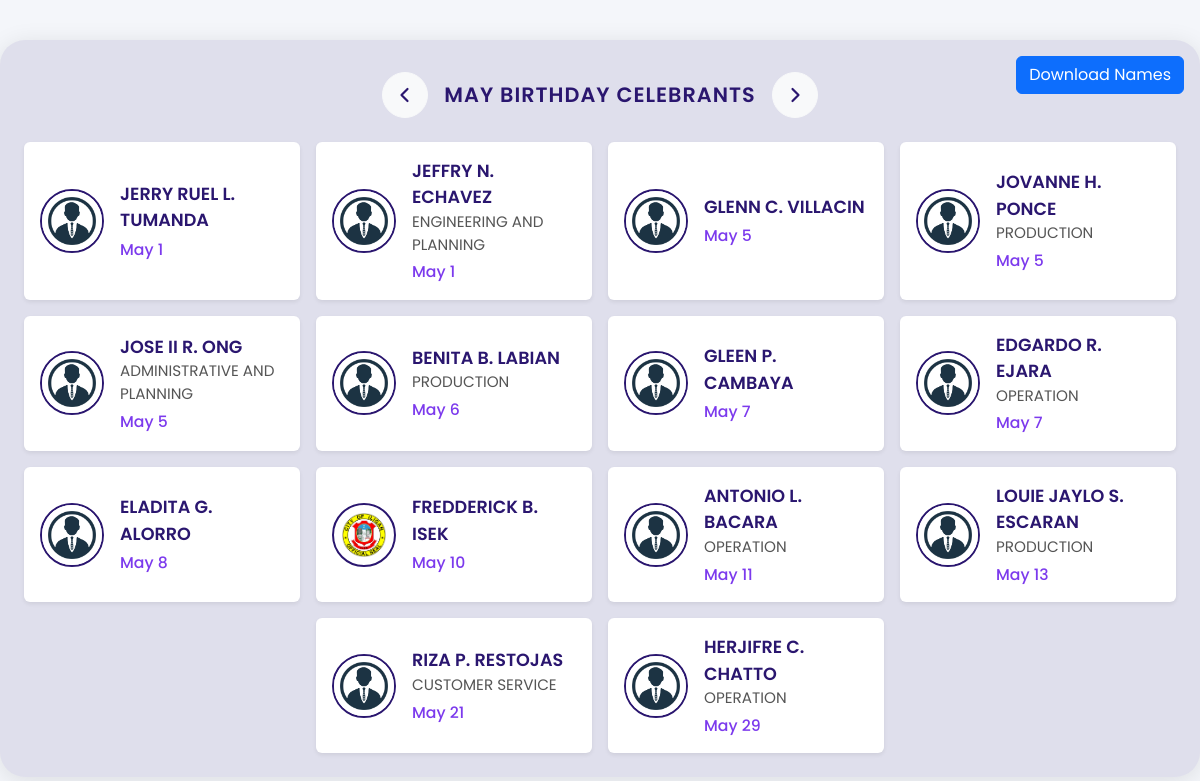
The page /src/hero/birthday.php on the database as committed earlier.
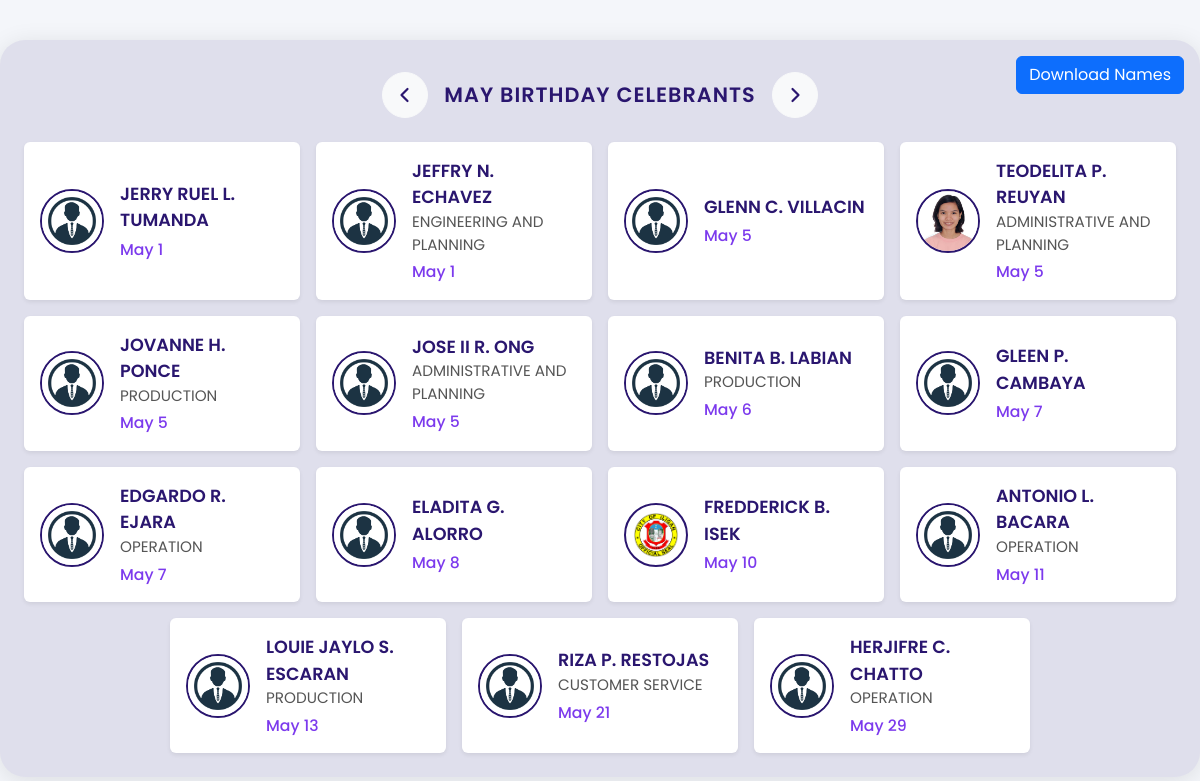
The same page on the database as committed later.
### tables this page shows
CREATE TABLE `personnel` (
  `personnel_id` int(5) NOT NULL,
  `Emp_No` varchar(100) NOT NULL,
  `emp_type` enum('Regular','Job Order','Contract') NOT NULL,
  `emp_status` enum('Active','Inactive') NOT NULL,
  `full_name` varchar(255) DEFAULT NULL,
  `position` varchar(255) DEFAULT NULL,
  `unit` varchar(100) NOT NULL,
  `section` varchar(100) NOT NULL,
  `team` varchar(255) NOT NULL,
  `operator` varchar(255) NOT NULL,
  `division` varchar(255) DEFAULT NULL,
  `contact_number` bigint(11) DEFAULT NULL,
  `sex` enum('Male','Female') DEFAULT NULL,
  `birthdate` date DEFAULT NULL,
  `address` varchar(255) DEFAULT NULL,
  `profile_picture` varchar(255) NOT NULL,
  `createdAt` timestamp NOT NULL DEFAULT current_timestamp() ON UPDATE current_timestamp(),
  `updatedAt` timestamp NOT NULL DEFAULT current_timestamp() ON UPDATE current_timestamp()
);

### src/hero/birthday.php (the view, shortened to what this page needs)
<?php
include_once __DIR__ . '/../../backend/db.php';
$personnel = [];
$sql = "SELECT full_name, birthdate, division, profile_picture, personnel_id
        FROM personnel
        WHERE emp_status = 'Active'
        ORDER BY MONTH(birthdate) DESC, DAY(birthdate) ASC";
$result = $conn->query($sql);
if ($result && $result->num_rows > 0) {
    while ($row = $result->fetch_assoc()) {
        $personnel[] = $row;
    }
} else {
    $error = $conn->error ? "Database Error: {$conn->error}" : "No personnel found.";
}
?>
<!DOCTYPE html>
<html>
<head>
<link href="https://cdn.jsdelivr.net/npm/bootstrap@5.3.0/dist/css/bootstrap.min.css" rel="stylesheet">
</head>
<body>
<div class="birthday-announcement position-relative">
    <button class="btn btn-primary position-absolute top-0 end-0 m-3"
        onclick="downloadCelebrantNames()">
        Download Names
    </button>
    <div class="d-flex align-items-center justify-content-center gap-3 mb-4">
        <button id="prevMonth" class="btn btn-light rounded-circle p-2 d-flex align-items-center justify-content-center" type="button">
            <svg width="28" height="28" viewBox="0 0 28 28" fill="none" xmlns="http://www.w3.org/2000/svg" aria-hidden="true">
                <path d="M16.5 20L10.5 14L16.5 8" stroke="#2a166f" stroke-width="2.2" stroke-linecap="round" stroke-linejoin="round"/>
            </svg>
        </button>
        <span id="monthLabel" class="text-nowrap">BIRTHDAY CELEBRANTS</span>
        <button id="nextMonth" class="btn btn-light rounded-circle p-2 d-flex align-items-center justify-content-center" type="button">
            <svg width="28" height="28" viewBox="0 0 28 28" fill="none" xmlns="http://www.w3.org/2000/svg" aria-hidden="true">
                <path d="M11.5 8L17.5 14L11.5 20" stroke="#2a166f" stroke-width="2.2" stroke-linecap="round" stroke-linejoin="round"/>
            </svg>
        </button>
    </div>
    <div class="row g-3 justify-content-center" id="celebrantsList">
        <?php foreach ($personnel as $person):
            $monthNum = date('n', strtotime($person['birthdate'])) - 1;
            $day = date('j', strtotime($person['birthdate']));
            $month = date('F', strtotime($person['birthdate']));
            $uploadDir = __DIR__ . '/../../uploads/';
            $webUploadDir = '../../uploads/';
            $defaultPic = '../../assets/profile.jpg';
            $profilePicBase = 'profile_' . $person['personnel_id'];
            $profilePicPathJpg = $uploadDir . $profilePicBase . '.jpg';
            $profilePicPathPng = $uploadDir . $profilePicBase . '.png';
            $profilePicWebJpg = $webUploadDir . $profilePicBase . '.jpg';
            $profilePicWebPng = $webUploadDir . $profilePicBase . '.png';
            if (file_exists($profilePicPathJpg)) {
                $profilePic = $profilePicWebJpg;
            } elseif (file_exists($profilePicPathPng)) {
                $profilePic = $profilePicWebPng;
            } else {
                $profilePic = $defaultPic;
            }
        ?>
        <div class="col-12 col-md-3 celebrant-card" data-month="<?php echo $monthNum; ?>">
            <div class="card shadow-sm border-0 h-100">
                <div class="card-body d-flex align-items-center gap-3">
                    <img class="profile-pic-icon" src="<?php echo htmlspecialchars($profilePic); ?>" alt="Profile">
                    <div>
                        <div class="celebrant-name"><?php echo htmlspecialchars($person['full_name']); ?></div>
                        <div class="celebrant-division"><?php echo htmlspecialchars($person['division']); ?></div>
                        <div class="celebrant-date"><?php echo $month . ' ' . $day; ?></div>
                    </div>
                </div>
            </div>
        </div>
        <?php endforeach; ?>
    </div>
</div>
</body>
</html>

### src/hero/birthday.php (style rules this page uses)
body { background: #f4f6fa; font-family: 'Poppins', sans-serif; }
.birthday-announcement { max-width: 1500px; margin: 40px auto; background: rgba(42, 22, 111, 0.10); border-radius: 25px; box-shadow: 0 4px 24px rgba(0,0,0,0.10); padding: 32px 24px 24px 24px; position: relative; }
#monthLabel { font-size: 1.3rem; font-weight: 600; color: #2a166f; letter-spacing: 1px; }

Rows that differ between the two databases and show on the page:
now on this page (row edited): personnel: shows a picture, full_name "TEODELITA P. REUYAN", division "ADMINISTRATIVE AND PLANNING", birthdate "May", birthdate "5"
